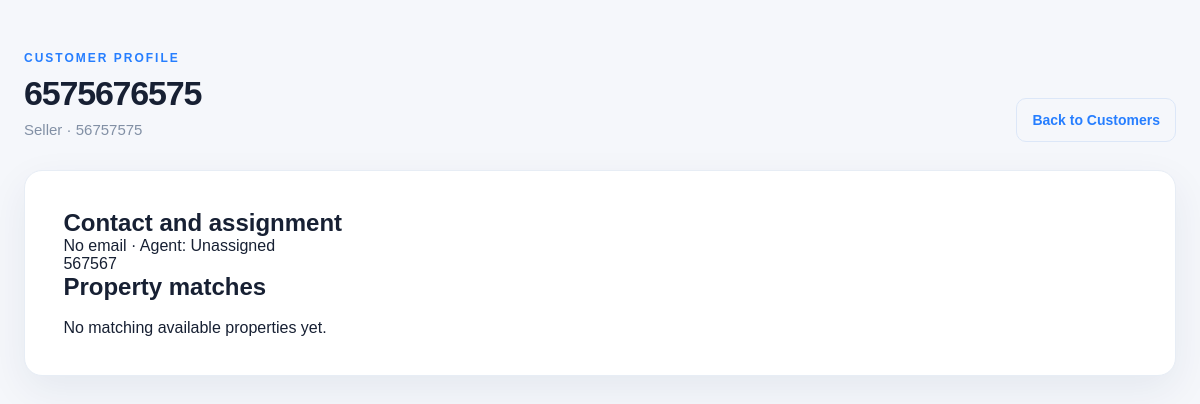
The page /customers/12/ (signed in) on the database its author committed.
### customers/models.py (models this page shows, shortened)
class Customer(models.Model):
    CUSTOMER_TYPES = [
        ('BUYER', 'Buyer'),
        ('SELLER', 'Seller'),
        ('RENTER', 'Renter'),
        ('RENT_OWNER', 'Property Rent Owner'),
    ]
    PRICE_NEGOTIABILITY_CHOICES = [
        ('NEGOTIABLE', 'Negotiable'),
        ('FIXED', 'Not negotiable'),
    ]
    TITLE_TYPE_CHOICES = [
        ('HARD', 'Hard Title'),
        ('SOFT', 'Soft Title'),
    ]
    name = models.CharField(max_length=200)
    phone = models.CharField(max_length=30)
    email = models.EmailField(blank=True, null=True)
    customer_type = models.CharField(
        max_length=20,
        choices=CUSTOMER_TYPES,
        default='BUYER'
    )
    minimum_budget = models.DecimalField(
        max_digits=12,
        decimal_places=2,
        default=0
    )
    budget = models.DecimalField(
        max_digits=12,
        decimal_places=2,
        default=0
    )
    preferred_location = models.CharField(
        max_length=255,
        blank=True
    )
    preferred_bedrooms = models.PositiveIntegerField(default=0)
    preferred_bathrooms = models.PositiveIntegerField(default=0)
    requirements = models.TextField(
        blank=True,
        help_text="Example: Swimming pool, parking, garden"
    )
    notes = models.TextField(blank=True)
    assigned_agent = models.ForeignKey(
        settings.AUTH_USER_MODEL, on_delete=models.SET_NULL,
        null=True, blank=True, related_name='customers'
    )
    property_type = models.CharField(max_length=30, blank=True)
    city = models.CharField(max_length=100, blank=True)
    district = models.CharField(max_length=100, blank=True)
    commune = models.CharField(max_length=100, blank=True)
    preferred_city = models.CharField(max_length=100, blank=True)
    preferred_district = models.CharField(max_length=100, blank=True)
    preferred_commune = models.CharField(max_length=100, blank=True)
    owner_property_title = models.CharField(max_length=200, blank=True)
    asking_price = models.DecimalField(max_digits=12, decimal_places=2, null=True, blank=True)
    price_negotiability = models.CharField(max_length=12, choices=PRICE_NEGOTIABILITY_CHOICES, blank=True)
    title_type = models.CharField(max_length=10, choices=TITLE_TYPE_CHOICES, blank=True)
    owner_bedrooms = models.CharField(max_length=10, blank=True)
    owner_bathrooms = models.CharField(max_length=10, blank=True)
    land_size = models.DecimalField(max_digits=10, decimal_places=2, null=True, blank=True)
    house_size = models.DecimalField(max_digits=10, decimal_places=2, null=True, blank=True)
    furnished_status = models.CharField(max_length=20, blank=True)
    property_description = models.TextField(blank=True)
    owner_requirements = models.TextField(blank=True)
    created_at = models.DateTimeField(auto_now_add=True)

### customers/views.py (the view)
# urls.py: path('<int:pk>/', views.customer_detail, name='customer_detail'),
@login_required
def customer_detail(request, pk):
    if getattr(request.user, 'role', '') == 'PROPERTY':
        raise PermissionDenied
    customer = get_object_or_404(Customer, pk=pk)
    if not (request.user.is_superuser or getattr(request.user, 'role', '') == 'ADMIN') and customer.assigned_agent_id != request.user.id:
        from django.core.exceptions import PermissionDenied
        raise PermissionDenied
    if customer.customer_type not in ('BUYER', 'RENTER'):
        properties = Property.objects.none()
    else:
        properties = Property.objects.filter(status='AVAILABLE')
        properties = properties.filter(listing_type='RENT' if customer.customer_type == 'RENTER' else 'SALE')
    if customer.property_type:
        properties = properties.filter(property_type=customer.property_type)
    preferred_district = customer.preferred_location or customer.preferred_district
    if preferred_district:
        properties = properties.filter(
            Q(district__icontains=preferred_district) |
            Q(location__icontains=preferred_district)
        )
    price_field = 'monthly_rent' if customer.customer_type == 'RENTER' else 'price'
    if customer.minimum_budget:
        properties = properties.filter(**{f'{price_field}__gte': customer.minimum_budget})
    if customer.budget:
        properties = properties.filter(**{f'{price_field}__lte': customer.budget})
    if customer.preferred_bedrooms:
        properties = properties.filter(bedrooms__gte=customer.preferred_bedrooms)
    if customer.preferred_bathrooms:
        properties = properties.filter(bathrooms__gte=customer.preferred_bathrooms)
    return render(request, 'customers/customer_detail.html', {'customer': customer, 'properties': properties[:12]})

### customers/templates/customers/customer_detail.html
{% load static %}<!doctype html><html lang="en"><head><meta charset="utf-8"><meta name="viewport" content="width=device-width, initial-scale=1"><title>{{ customer.name }} | LGS CRM</title><link rel="stylesheet" href="{% static 'css/style.css' %}"></head><body><main class="form-page"><header class="form-header"><div><span class="eyebrow">CUSTOMER PROFILE</span><h1>{{ customer.name }}</h1><p>{{ customer.get_customer_type_display }} · {{ customer.phone }}</p></div><a class="back-btn" href="{% url 'customer_list' %}">Back to Customers</a></header><section class="form-card"><h2>Contact and assignment</h2><p>{{ customer.email|default:'No email' }} · Agent: {{ customer.assigned_agent|default:'Unassigned' }}</p><p>{{ customer.notes|default:'No notes' }}</p><h2>Property matches</h2><div class="match-grid">{% for property in properties %}<article class="match-card"><h3>{{ property.title }}</h3><p>{{ property.get_property_type_display }} · {{ property.get_listing_type_display }}</p><p>{{ property.city }} {{ property.district }} {{ property.commune }}</p><strong>${% if property.listing_type == 'RENT' %}{{ property.monthly_rent }} / month{% else %}{{ property.price }}{% endif %}</strong></article>{% empty %}<p>No matching available properties yet.</p>{% endfor %}</div></section></main></body></html>

### static/css/style.css (style rules this page uses)
* { margin: 0; padding: 0; box-sizing: border-box; }
body { font-family: Arial, Helvetica, sans-serif; background: #f5f7fb; color: #172033; }
.eyebrow { color: #267eff; font-size: 12px; font-weight: 700; letter-spacing: 2px; }
.form-page { width: min(1200px, calc(100% - 48px)); margin: clamp(24px, 4vw, 48px) auto 64px; }
.form-header { display: flex; justify-content: space-between; align-items: flex-end; gap: 24px; margin-bottom: 28px; }
.form-header h1 { margin: 8px 0 6px; font-size: clamp(26px, 3vw, 34px); line-height: 1.15; letter-spacing: -0.035em; }
.form-header p { color: #8290a5; font-size: 15px; line-height: 1.5; }
.back-btn { display: inline-flex; align-items: center; justify-content: center; min-height: 44px; padding: 0 15px; color: #267eff; text-decoration: none; font-size: 14px; font-weight: 700; border: 1px solid #dce7f8; border-radius: 10px; white-space: nowrap; transition: background-color .18s ease, border-color .18s ease; }
.form-card { background: white; padding: clamp(22px, 3.2vw, 40px); border: 1px solid #e7edf5; border-radius: 18px; box-shadow: 0 14px 40px rgba(20, 40, 80, 0.07); }
.match-grid { display: grid; grid-template-columns: repeat(auto-fit, minmax(220px, 1fr)); gap: 16px; margin-top: 18px; }

### rows shown on the page
Customer: name "6575676575", customer_type "Seller", phone "56757575", email "No email", assigned_agent "Unassigned", notes "567567"
